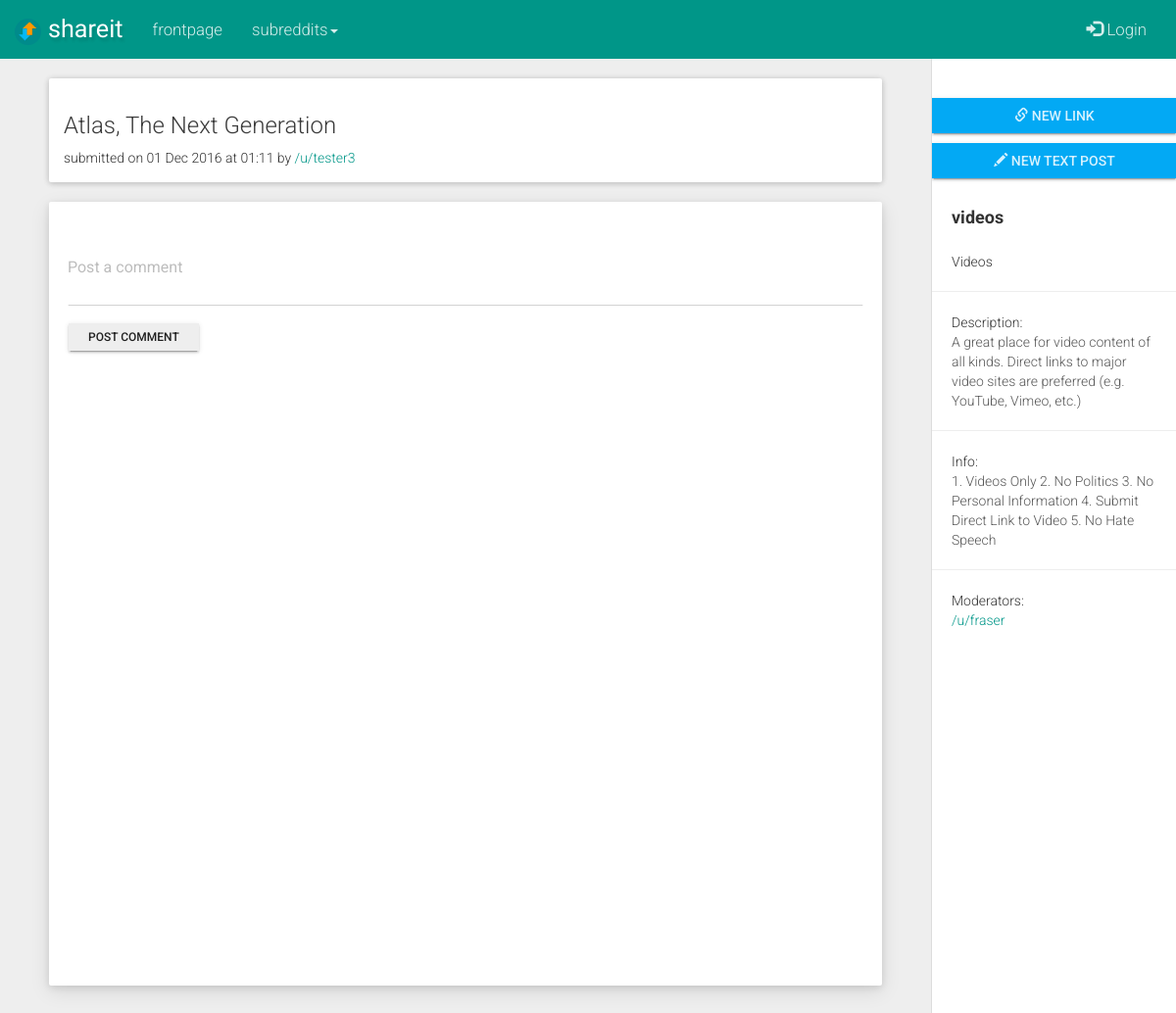
The page /r/videos/comments/5nzekbz/atlas,_the_next_generation/ on the database its author committed.
### tables this page shows
CREATE TABLE posts (
  post_id TEXT UNIQUE,
  related_subreddit_id TEXT,
  related_subreddit_name TEXT,
  related_user_id TEXT,
  post_type TEXT,
  post_title TEXT,
  url_friendly_title TEXT,
  post_link TEXT,
  post_textarea TEXT,
  post_timestamp TEXT,
  post_votes TEXT,
  upvoted_by_user TEXT,
  downvoted_by_user TEXT
);

CREATE TABLE subreddits (
  subreddit_id TEXT UNIQUE,
  subreddit_name TEXT UNIQUE,
  subreddit_title TEXT,
  subreddit_desc TEXT,
  subreddit_sidebar TEXT,
  subreddit_created_on TEXT,
  created_by_user TEXT
);

### app.py (the view)
@app.route('/r/<string:subreddit>/comments/<string:post_id>/<string:post_title>/')
def comments_section(subreddit, post_id, post_title):
  con = sqlite3.connect(db_location)
  con.row_factory = sqlite3.Row
  cursor = con.cursor()
  cursor.execute("SELECT * FROM subreddits WHERE subreddit_name=?",(subreddit, ))
  subreddit = cursor.fetchall()
  cursor.execute("SELECT * FROM comments WHERE related_post_id=parent_id AND related_post_id=?",(post_id, ))
  top_level_comments = cursor.fetchall()
  cursor.execute("SELECT * FROM comments WHERE related_post_id != parent_id")
  comment_replies = cursor.fetchall()
  cursor.execute("SELECT * FROM posts WHERE post_id=?",(post_id, ))
  post_details = cursor.fetchall()
  return render_template('comments.html', post_details = post_details, top_level_comments = top_level_comments, comment_replies = comment_replies, subreddit = subreddit)

### app.py (called while the page is built)
@app.teardown_appcontext
def close_db_connection(exception):
  db = getattr(g, 'db', None)
  if db is not None:
    db.close()

### templates/comments.html (shortened to what this page needs)
{% extends "base.html" %}
{% block body %}
  {% if post_details %}
    {% for post in post_details %}
      <div id="wrapper">
        <div id="sidebar-wrapper">
            <ul class="sidebar-nav"><div class="sidebar-spacer"></div>
                <a href="{{ url_for('submit_form', _anchor='link') }}" class="btn btn-info btn-raised btn-block btn-sq"><span class="glyphicon glyphicon-link"> </span> new link</a>
                <a href="{{ url_for('submit_form', _anchor='text') }}" class="btn btn-info btn-raised btn-block btn-sq"><span class="glyphicon glyphicon-pencil"> </span> new text post</a>
              {% for sub in subreddit %}
                <li class="sidebar-brand">
                    <strong>{{ sub.subreddit_name }}</strong>
                </li>
                <li>
                    <small class="sidebar-item">{{ sub.subreddit_title }} </small>
                </li>
                <hr>
                <li>
                    <small>Description:</small>
                    <p class="sidebar-item">{{ sub.subreddit_desc }} </p>
                </li>
                <hr>
                <li>
                    <small>Info:</small>
                    <p class="sidebar-item">{{ sub.subreddit_sidebar }}</p>
                </li>
                <hr>
                <li>
                    <small>Moderators:</small>
                    <p class="sidebar-item">
                      <a href="{{ url_for('user', user=sub.created_by_user) }}">/u/{{ sub.created_by_user }}</a>
                    </p>
                </li>
              {% endfor %}
            </ul>
        </div>
        <div id="page-content-wrapper">
            <div class="container-fluid">
                <div class="row">
                    <div class="col-lg-12">
                        <div class="panel panel-default">
                          <div class="panel-body">
                            {% if post.post_type == 'link' %}
                              <h3><a href="{{ ''.join([' ',post.post_link]) }}" class="post-title-link" target="_blank"> {{ post.post_title }}</a></h3>
                            {% endif %}
                            {% if post.related_user_id == session['username'] %}
                              <small>submitted on {{ post.post_timestamp }} by <a href="{{ url_for('user', user=post.related_user_id) }}"><span class="label label-primary label-op">/u/{{post.related_user_id}}</span></a> -
                              <form action="{{ url_for('delete_post') }}" method="post" enctype="multipart/form-data" id="deletePost" style="display:inline;">
                                <input type="hidden" name="post_id" value="{{ post.post_id }}">
                                <a href="">edit </a> <button type="button" class="btn btn-link btn-xs" data-toggle="modal" data-target="#delete-post-modal" style="color:#ce1414;">delete </button>
                              </form>
                              </small>
                            {% else %}
                              <small>submitted on {{ post.post_timestamp }} by <a href="{{ url_for('user', user=post.related_user_id) }}">/u/{{post.related_user_id}}</a> </small>
                            {% endif %}
                          </div>
                        </div>
                        <div class="comments-wrapper well well-custom">
                          <div class="comment-form-container">
                            <form action="{{ url_for('add_comment') }}" method="POST" enctype="multipart/form-data">
                              <div class="form-group label-floating is-empty">
                                <label class="control-label" for="comment_text">Post a comment</label>
                                <textarea rows="2" class="form-control comment-form" name="comment_text" id="comment_text" required></textarea>
                                <button type="submit" class="btn btn-default btn-raised btn-sm btn-sq">post comment</button>
                              </div>
                            </form>
                          </div>
                        </div>
                    </div>
                </div>
            </div>
        </div>
    </div>
    {% endfor %}
  {% endif %}
{% endblock %}

### static/css/style.css (style rules this page uses)
small { font-size: 100%; }
.sidebar-nav > .btn { margin: 10px 0px !important; }
.form-control { border-radius:0px !important; }
.btn-sq { border-radius: 0px !important; }
a.post-title-link { color: #3a3a3a; }
.comments-wrapper { width: 100%; height: 100%; }
.comment-form { border-radius: 4px !important; }
.well-custom { -webkit-box-shadow: 0 2px 7px 0 rgba(0,0,0,.1), 0 6px 20px 0 rgba(0,0,0,.1) !important; box-shadow: 0 2px 7px 0 rgba(0,0,0,.1), 0 6px 20px 0 rgba(0,0,0,.1) !important; }
#sidebar-wrapper { position: fixed !important; top: 0px; overflow-y: scroll !important; }
#page-content-wrapper { position: relative !important; }

### static/css/sidebar.css (style rules this page uses)
body { overflow-x: hidden; }
#wrapper { margin-top: -20px; padding-left: 0; -webkit-transition: all 0.5s ease; -moz-transition: all 0.5s ease; -o-transition: all 0.5s ease; transition: all 0.5s ease; }
#sidebar-wrapper { z-index: 1000; position: absolute; right: 0px; width: 0; height: 100%; margin-left: -250px; overflow: hidden; background: #fff; border-left: 1px solid #dcdcdc; -webkit-transition: all 0.5s ease; -moz-transition: all 0.5s ease; -o-transition: all 0.5s ease; transition: all 0.5s ease; }
#page-content-wrapper { width: 100%; position: absolute; padding: 15px; }
.sidebar-nav { position: absolute; top: 0; width: 250px; margin: 0; padding: 0; list-style: none; }
.sidebar-nav li { margin: 0px 20px 0px 20px; }
.sidebar-nav li p { color:#565656; word-wrap: break-word; }
.sidebar-nav > .sidebar-brand { height: 65px; font-size: 18px; line-height: 60px; }
@media (min-width:1024px) { #wrapper { margin-top: -20px; padding-right: 250px; } }
@media (min-width:1024px) { #sidebar-wrapper { width: 250px; } }
@media (min-width:1024px) { #page-content-wrapper { padding: 20px; position: relative; } }

### rows shown on the page
posts: post_title "Atlas, The Next Generation", post_timestamp "01 Dec 2016 at 01:11", related_user_id "tester3"
subreddits: subreddit_name "videos", subreddit_title "Videos", subreddit_desc "A great place for video content of all kinds. Direct links to major video sites are preferred (e.g. YouTube, Vimeo, etc.)", subreddit_sidebar "1. Videos Only 2. No Politics 3. No Personal Information 4. Submit Direct Link to Video 5. No Hate Speech", created_by_user "fraser"
